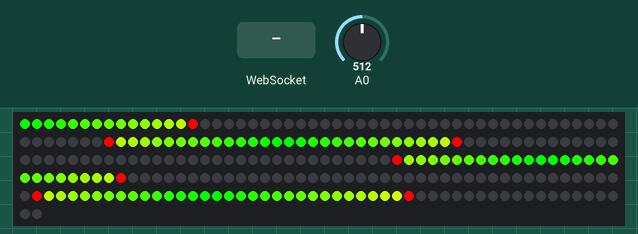
Recording of a sketch running on a simulated ESP8266 (NodeMCU). On the bench: 252 RGB LEDs in strip order, left to right, continuing on the next row. Inputs (shaded band) come from the test bench; at power-on: A0 = 512. WiFi joins after 1.5 s; servers stay silent unless stated.

Above: at 2.7 s.
2.8 s: WebSocket text "4" received
At 2.94 s:
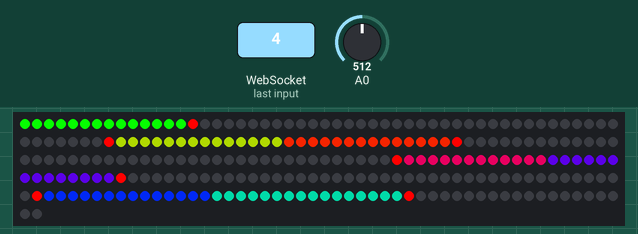
4.5 s: A0 set to 121
At 4.56 s:
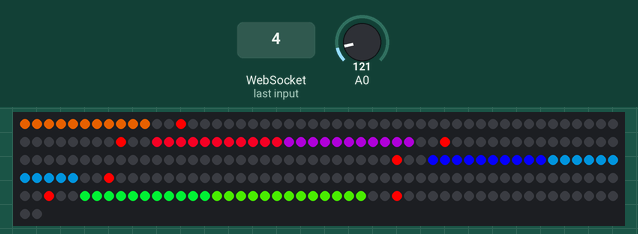
7.3 s: A0 set to 107
At 8.7 s:
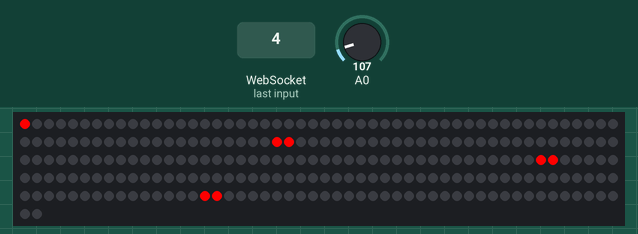
9.0 s: A0 set to 1023
At 9.11 s:
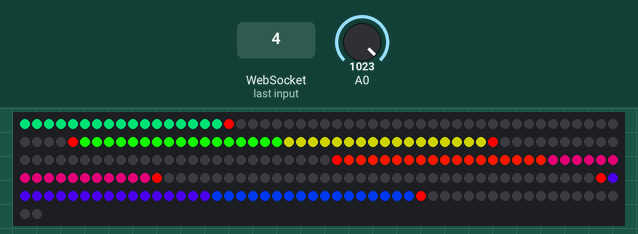
11.0 s: WebSocket text "3" received
12.5 s: WebSocket text "4" received
At 12.66 s:
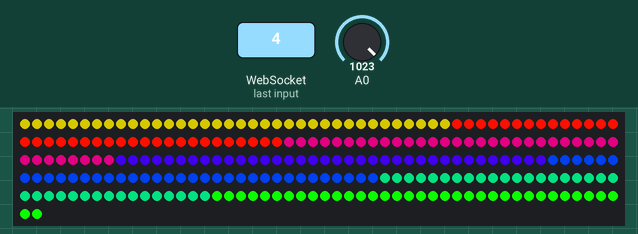

The sketch:

MSGEQ7.ino
```cpp
#include <ESP8266WiFi.h>
#include <WiFiClient.h>
#include <ESP8266WebServer.h>
#include <ESP8266mDNS.h>
#include <ESP8266HTTPUpdateServer.h>
#include <Arduino.h>
#include <WebSocketsServer.h>
#include <Hash.h>
#include <Adafruit_NeoPixel.h>
#include "definitions.h"

#include "classes.h"
octave myOctaves[7];

#include "externalFunc.h"
RGB colorTMP(0, 0, 0);


void setup() {

  Serial.begin(115200);
  pinMode(STROBE_PIN , OUTPUT);
  pinMode(RESET_PIN , OUTPUT);
  digitalWrite(RESET_PIN , LOW);
  digitalWrite(STROBE_PIN , HIGH);
  DEBUGGING("INIT");

  strip.begin();
  strip.show();

  WifiConnect();
  WebSocketConnect();
  MDNSConnect();
  HTTPUpdateConnect();

  for (int i = 0; i < 7; i++) myOctaves[i].octaveInit(i);
  RGB color1(0, 255, 0);
  RGB color2(255, 255, 0);
  RGB color3(255, 0, 0);
  RGB color4(0, 0, 255);
  for (int i = 0; i < 7; i++) myOctaves[i].changeColorScheme(1, color1, color2, color3, 0.5, 1);
  for (int i = 0; i < 7; i++) myOctaves[i].changeColorScheme(3, color3, color2, color3, 0.5, 1);

}

void loop() {
  if (WiFi.status() != WL_CONNECTED) {
    WifiConnect();
    WebSocketConnect();
    MDNSConnect();
    HTTPUpdateConnect();
  }
  else {

    webSocket.loop();
    refreshSpectrum();
    delay(0);

    if (millis() - lastTimeHost > 10) {
      httpServer.handleClient();
      lastTimeHost = millis();
    }

    if (rainbowFlag && millis() - timePassed  >  rainbowSpeed) {

        for (int i = 0; i < 7; i++) {
          myOctaves[i].changeColorScheme(4, colorTMP, colorTMP, colorTMP, 0.0, 0.0);
          delay(0);
        }
        timePassed = millis();
    }

  }


}
```

classes.h
```cpp
// definition of RGB class
class RGB {
  public:
    RGB() {
      red = 0;
      green = 0;
      blue = 0;
    }
    RGB(int r, int g, int b) {
      red = r;
      green = g;
      blue = b;
    }
    RGB operator= (RGB color1) {
      this->red = color1.red;
      this->green = color1.green;
      this->blue = color1.blue;
    }
    void initRGB() {
      red = 0;
      green = 0;
      blue = 0;
    }
    void wheel(int WheelPos) {
  WheelPos = WheelPos % 256;

  if (WheelPos < 85) {
    red = WheelPos * 3;
    green = 255 - WheelPos * 3;
    blue = 0;
  }
  else if (WheelPos < 170) {
    WheelPos -= 85;
    blue = WheelPos * 3;
    red = 255 - WheelPos * 3;
    green = 0;
  }
  else if (WheelPos < 255) {
    WheelPos -= 170;
    green = WheelPos * 3;
    blue = 255 - WheelPos * 3;
    red = 0;

  }
  else
  {
    WheelPos -= 255;
    red = WheelPos * 3;
    green = 255 - WheelPos * 3;
    blue = 0;
  }

    }

    void getColorFromString(String str) {
      String strSub = (str.substring(0, 3));
      red = strSub.toInt();
      strSub = (str.substring(3, 6));
      green = strSub.toInt();
      strSub = (str.substring(6, 9));
      blue = strSub.toInt();
    }


    void getColorWheel(int WheelPos) {
      WheelPos = WheelPos % 256;

      if (WheelPos < 85) {
        red = WheelPos * 3;
        green = 255 - WheelPos * 3;
        blue = 0;
      }
      else if (WheelPos < 170) {
        WheelPos -= 85;
        blue = WheelPos * 3;
        red = 255 - WheelPos * 3;
        green = 0;
      }
      else if (WheelPos < 255) {
        WheelPos -= 170;
        green = WheelPos * 3;
        blue = 255 - WheelPos * 3;
        red = 0;

      }
      else
      {
        WheelPos -= 255;
        red = WheelPos * 3;
        green = 255 - WheelPos * 3;
        blue = 0;
      }
    }

    int red;
    int green;
    int blue;
};


// definition of a Pixel
class pixel {
  public:
    void initPixel(int iPosInp) {
      iPos = iPosInp;
      iOctave = iPos / numOfLedsSingle;
      iOctavePos = iPos % numOfLedsSingle;
      clr.initRGB();
      clr.green = 255;
    }

    void changeColor(RGB color) {
      clr = color;
    }

    int iPos;
    int iOctave;
    int iOctavePos;
    RGB clr;
};


// definition of an Octave
class octave {
    RGB topColor;
    int iOctPos;
    int iPosStart;
    int iPosEnd;
    int analogVal[bufferSize];
    int pixelsVal;
    int dirOfFlow;
    int minVal;
    int maxVal;
    int lastTopVal;
    bool lastTopValDelay;
    pixel octPixels[numOfLedsSingle];
    int rainbowIdx;

  public:
    void octaveInit(int iOctInp) {
      iOctPos = iOctInp;
      topColor.red = 255;
      topColor.green = 0;
      topColor.blue = 0;
      iPosStart = iOctInp * numOfLedsSingle;
      iPosEnd = (iOctInp + 1) * numOfLedsSingle - 1;
      dirOfFlow = 1;
      if (iOctInp % 2) {
        int tmp = iPosStart;
        iPosStart = iPosEnd;
        iPosEnd = tmp;
        dirOfFlow = -1;
      }
      for (int ppp = 0; ppp < numOfLedsSingle ; ppp++) {
        octPixels[ppp].initPixel(iPosStart + dirOfFlow * ppp);
      }
      analogVal[bufferSize - 1] = 0;
      pixelsVal = 0;
      minVal = minVals[iOctInp];
      maxVal = 1023;
      lastTopVal = 1;
      lastTopValDelay = 1;
      rainbowIdx = iOctPos*36;
    }

    void refreshBuffer() {
      for (int vvv = 0; vvv < bufferSize - 1 ; vvv++) {
        analogVal[vvv] = analogVal[vvv + 1];
      }
      analogVal[bufferSize - 1] = 0;
    }

    void readVal() {
      analogVal[bufferSize - 1] = constrain(analogRead(A0), minVal, maxVal);
     /*      DEBUGGING_L(iPosStart);
            DEBUGGING_L(":  ");
            DEBUGGING_L(analogVal[bufferSize - 1]);
            DEBUGGING_L("   ");*/
      }

    void CalcLedsVal() {
      pixelsVal = 0;
      double weightSum = 0;
      double pixelSum = 0;
      for (int iii = bufferSize - numOfHistory; iii < bufferSize; iii++) {
        double weight = (double)(1 + iii - (bufferSize - numOfHistory)) / ( (double)(numOfHistory) );
        weight = weight * weight; //*weight;
        pixelSum = pixelSum + weight * (double)analogVal[iii];
        weightSum = weightSum + weight;
        delay(0);
      }
      //  DEBUGGING_L(pixelSum);
      //  DEBUGGING_L("  ");
      //  DEBUGGING_L(weightSum);
      //  DEBUGGING_L("-->");
      //  DEBUGGING(pixelSum/weightSum);

      pixelsVal =  map((int)(pixelSum / weightSum), minVal, maxVal, 0, numOfLedsSingle);
    }

    void drawLeds() {
      if (lastTopVal>0) {
        if (!lastTopValDelay) lastTopVal--;
        lastTopValDelay = !lastTopValDelay;
        }
      if (lastTopVal < pixelsVal) lastTopVal = pixelsVal;

      for (int ppp = 0; ppp < numOfLedsSingle ; ppp++) {
        if (ppp == lastTopVal) {
          strip.setPixelColor(iPosStart + dirOfFlow * ppp , strip.Color( topColor.red, topColor.green, topColor.blue) );
        //  DEBUGGING(ppp);
        }
        else if (ppp > pixelsVal) {
          strip.setPixelColor(iPosStart + dirOfFlow * ppp , strip.Color(  0,   0, 0) );
        }
        else if (ppp <= pixelsVal) {
          strip.setPixelColor(iPosStart + dirOfFlow * ppp , strip.Color(  octPixels[ppp].clr.red, octPixels[ppp].clr.green, octPixels[ppp].clr.blue) );
        }
      }
    }


    void changeColorScheme(int value, RGB color1, RGB color2, RGB color3, double var1, double var2) {
      if (value == 1) {
        RGB colorTmp(0, 0, 0);
        for (int ppp = 0; ppp < ceil(var1 * numOfLedsSingle) ; ppp++) {
          double weight = (((double)ppp / (double)ceil(var1 * numOfLedsSingle) ));
          colorTmp.red = color1.red + (double)( color2.red - color1.red ) * weight;
          colorTmp.green = color1.green + (double)( color2.green - color1.green ) * weight;
          colorTmp.blue = color1.blue + (double)( color2.blue - color1.blue ) * weight;
          octPixels[ppp].changeColor(colorTmp);
          delay(0);
        }
        for (int ppp = ceil(var1 * numOfLedsSingle) ; ppp < (numOfLedsSingle) ; ppp++) {
          double weight = (   (((double)ppp) - (double)(ceil(var1 * numOfLedsSingle))) / (double)(numOfLedsSingle - ceil(var1 * numOfLedsSingle) ));
          colorTmp.red = color2.red + (double)( color3.red - color2.red ) * weight;
          colorTmp.green = color2.green + (double)( color3.green - color2.green ) * weight;
          colorTmp.blue = color2.blue + (double)( color3.blue - color2.blue ) * weight;
          octPixels[ppp].changeColor(colorTmp);
          delay(0);
        }
      }

      if (value == 2) {
        for (int ppp = 0; ppp < (int)ceil(var1 * numOfLedsSingle) ; ppp++) {
          octPixels[ppp].changeColor(color1);
          delay(0);
        }
        for (int ppp = (int)ceil(var1 * numOfLedsSingle); ppp < (int)ceil(var2 * numOfLedsSingle) ; ppp++) {
          octPixels[ppp].changeColor(color2);
          delay(0);
        }
        for (int ppp = (int)ceil(var2 * numOfLedsSingle); ppp < numOfLedsSingle ; ppp++) {
          octPixels[ppp].changeColor(color3);
          delay(0);
        }
      }

      if (value == 3) {
        topColor = color1;
      }
      if (value == 4) { //rainbow
        RGB colorTmp(0, 0, 0);
        colorTmp.wheel(rainbowIdx);
        for (int ppp = 0; ppp < numOfLedsSingle ; ppp++) {
          octPixels[ppp].changeColor( colorTmp );
          delay(0);
        }
        rainbowIdx = rainbowIdx + 2;
      }
      if (value == 6) {
        minVal = var1;
      }
    }


};
```

definitions.h
```cpp
//#define DEBUGGING(...) Serial.println( __VA_ARGS__ )
//#define DEBUGGING_L(...) Serial.print( __VA_ARGS__ )

#ifndef DEBUGGING
#define DEBUGGING(...)
#endif
#ifndef DEBUGGING_L
#define DEBUGGING_L(...)
#endif

#define SSID_ME "MY_SSID"
#define PW_ME "MY_PW"
#define HOST_ME "esp8266EQ"
#define STROBE_PIN 12
#define RESET_PIN 2
#define LEDSPIN 4


WebSocketsServer webSocket = WebSocketsServer(81);
ESP8266WebServer httpServer(80);
ESP8266HTTPUpdateServer httpUpdater;
const char* host = HOST_ME;
const char* ssid     = SSID_ME;
const char* password = PW_ME;


const int numOfLeds = 252;
const int numOfLedsSingle = numOfLeds / 7;
const int bufferSize = 10;
int spectrumValue[bufferSize];
int octVal[7];
int ledsColor[numOfLeds * 3];
int topColor[7 * 3];
unsigned long timePassed = 0;
unsigned long lastTimeHost = 0;
Adafruit_NeoPixel strip = Adafruit_NeoPixel(numOfLeds, LEDSPIN, NEO_GRB + NEO_KHZ800);

//changable integers
bool WSClients[10] = {false};
int minVals[7] = {200, 200, 200, 250, 200, 200, 100};
int numOfHistory = 10;
int numOfDelay = 10;
bool rainbowFlag = false;
int rainbowSpeed = 100;
```

externalFunc.h
```cpp
void refreshSpectrum() {
  digitalWrite(RESET_PIN , HIGH);
  digitalWrite(RESET_PIN , LOW);

  for (int i = 0; i < 7  ; i++)  {  // Change it to reverse
    myOctaves[6-i].refreshBuffer();
    digitalWrite(STROBE_PIN , LOW);
    myOctaves[6-i].readVal();
    digitalWrite(STROBE_PIN , HIGH);
    delay(0);
  }
  delay(numOfDelay);
  // DEBUGGING("");

  for (int i = 0; i < 7  ; i++)  {
    myOctaves[i].CalcLedsVal();
    myOctaves[i].drawLeds();
    delay(0);
  }
  strip.show();
}


void webSocketEvent(uint8_t num, WStype_t type, uint8_t * payload, size_t lenght) {

  switch (type) {
    case WStype_DISCONNECTED:
      WSClients[num] = false;
      break;
    case WStype_CONNECTED:
      {
        IPAddress ip = webSocket.remoteIP(num);
        DEBUGGING(ip);
        WSClients[num] = true;
      }
      break;

    case WStype_TEXT:
      {
        String text = String((char *) &payload[0]);
        String chs = text.substring(1, 2);
        RGB clr1, clr2, clr3;
        double var1, var2;
        String tmp;
        if (text.startsWith("1")) {
          rainbowFlag = false;
          clr1.getColorFromString(text.substring(2, 11));
          clr2.getColorFromString(text.substring(11, 20));
          clr3.getColorFromString(text.substring(20, 29));
          tmp = text.substring(29, 32);
          var1 = ((double)tmp.toInt()) / 100;
          tmp = text.substring(32, 35);
          var2 = ((double)tmp.toInt()) / 100;
          if (var2 < var1) var2 = var1;
          if (chs == "A") {
            for (int i = 0; i < 7; i++) {
              myOctaves[i].changeColorScheme(1, clr1, clr2, clr3, var1, var2);
              delay(0);
            }
          }
          else {
            int idx = chs.toInt() - 1;
            myOctaves[idx].changeColorScheme(1, clr1, clr2, clr3, var1, var2);
          }
        }
        if (text.startsWith("2")) {
          rainbowFlag = false;
          clr1.getColorFromString(text.substring(2, 11));
          clr2.getColorFromString(text.substring(11, 20));
          clr3.getColorFromString(text.substring(20, 29));
          tmp = text.substring(29, 32);
          var1 = ((double)tmp.toInt()) / 100;
          tmp = text.substring(32, 35);
          var2 = ((double)tmp.toInt()) / 100;
          if (var2 < var1) var2 = var1;
          if (chs == "A") {
            for (int i = 0; i < 7; i++) {
              myOctaves[i].changeColorScheme(2, clr1, clr2, clr3, var1, var2);
              delay(0);
            }
          }
          else {
            int idx = chs.toInt() - 1;
            myOctaves[idx].changeColorScheme(2, clr1, clr2, clr3, var1, var2);
          }
        }
        if (text.startsWith("3")) {
          rainbowFlag = false;
          clr1.getColorFromString(text.substring(2, 11));
          if (chs == "A") {
            for (int i = 0; i < 7; i++) {
              myOctaves[i].changeColorScheme(3, clr1, clr1, clr1, 0, 0);
              delay(0);
            }
          }
          else {
            int idx = chs.toInt() - 1;
            myOctaves[idx].changeColorScheme(3, clr1, clr1, clr1, 0, 0);
          }
        }
        if (text.startsWith("4")) { //rainbow
          tmp = text.substring(29, 32);
          var1 = ((double)tmp.toInt()); //speed
          rainbowFlag = true;
          rainbowSpeed = var1;
        }
        if (text.startsWith("5")) { // config
          tmp = text.substring(29, 32);
          var1 = ((double)tmp.toInt()); //numOfHistory
          tmp = text.substring(32, 35);
          var2 = ((double)tmp.toInt()); //numOfDelay
          numOfHistory = var1;
          numOfDelay = var2;
          }
        if (text.startsWith("6")) { // config noise level
           tmp = text.substring(29, 32);
          var1 = ((double)tmp.toInt()); //noise level out of 1024
          if (chs == "A") {
            for (int i = 0; i < 7; i++) {
              myOctaves[i].changeColorScheme(6, clr1, clr1, clr1, var1, 0.0);
              delay(0);
            }
          }
          else {
            int idx = chs.toInt() - 1;
            myOctaves[idx].changeColorScheme(6, clr1, clr1, clr1, var1, 0.0);
          }
        }
        webSocket.broadcastTXT(payload, lenght);
        /*for(uint8_t i = 0; i < 10; i++) {
                if (WSClients[i]) {
                    webSocket.broadcastTXT(payload, lenght);
                    delay(0);
                }

        }*/
      }
      break;

    case WStype_BIN:
      //hexdump(payload, lenght);
      // echo data back to browser
      //webSocket.sendBIN(num, payload, lenght);
      break;
  }
}


// Wifi Connection
void WifiConnect() {

  // WiFi.mode(WIFI_AP_STA);
  WiFi.begin(ssid, password);

  while (WiFi.status() != WL_CONNECTED) {
    delay(100);
  }
  DEBUGGING("Connected");
  DEBUGGING(WiFi.localIP());

}

// WebSocket Connection
void WebSocketConnect() {
  webSocket.begin();
  webSocket.onEvent(webSocketEvent);
}

// MDNS
void MDNSConnect() {
  if (!MDNS.begin(host)) {
    DEBUGGING("Error setting up MDNS responder!");
    while (1) {
      delay(1000);
    }
  }
  DEBUGGING("mDNS responder started");
  MDNS.addService("ws", "tcp", 81);
  MDNS.addService("http", "tcp", 80);
}

// HTTP updater connection
void HTTPUpdateConnect() {
  httpUpdater.setup(&httpServer);
  httpServer.begin();
  DEBUGGING_L("HTTPUpdateServer ready! Open http://");
  DEBUGGING_L(host);
  DEBUGGING(".local/update in your browser\n");
}
```

Measured:
- the behaviour switches between 114 and 113 on A0 (found by bisection; images 2 and 3)
- after the input at 2.8 s, the LEDs: first change after 0.11 s (image 1 shows a later state)
- after the input at 7.3 s, the LEDs: first differ from a run without the input after 0.21 s (image 3)
- after the input at 9.0 s, the LEDs: first change after 0.08 s (image 4 shows a later state)
- after the input at 12.5 s, the LEDs: first change after 0.13 s (image 5 shows a later state)
